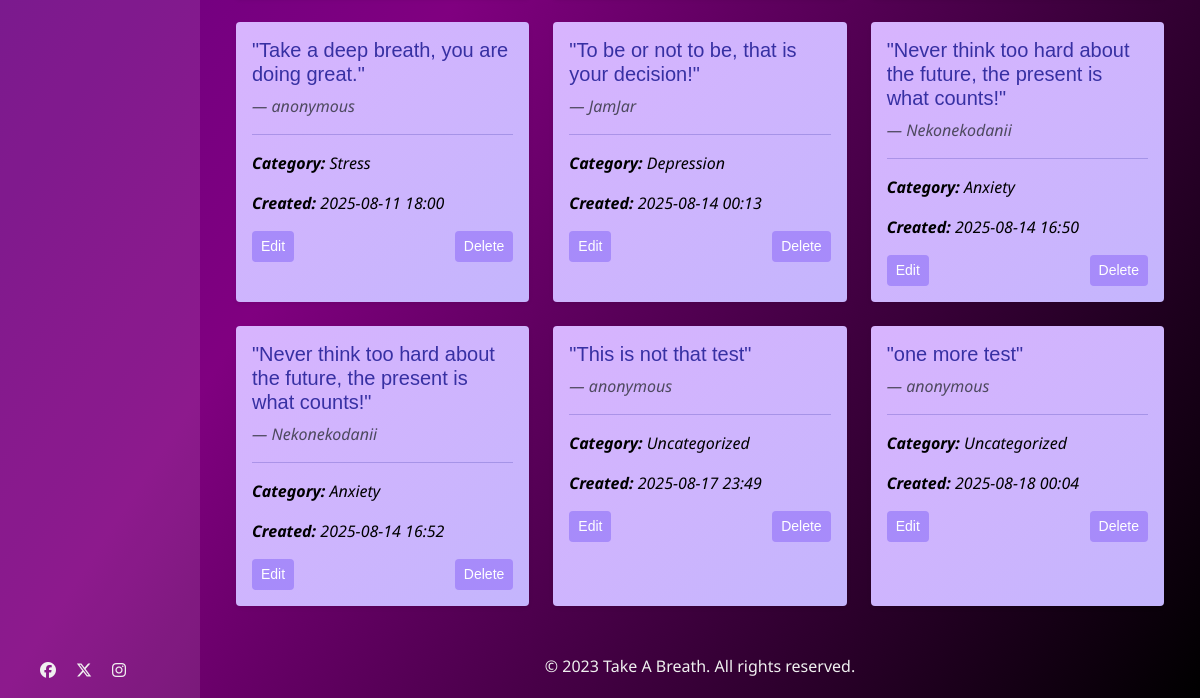
Before: /my-notes/ (signed in, lower part) with the older database file.
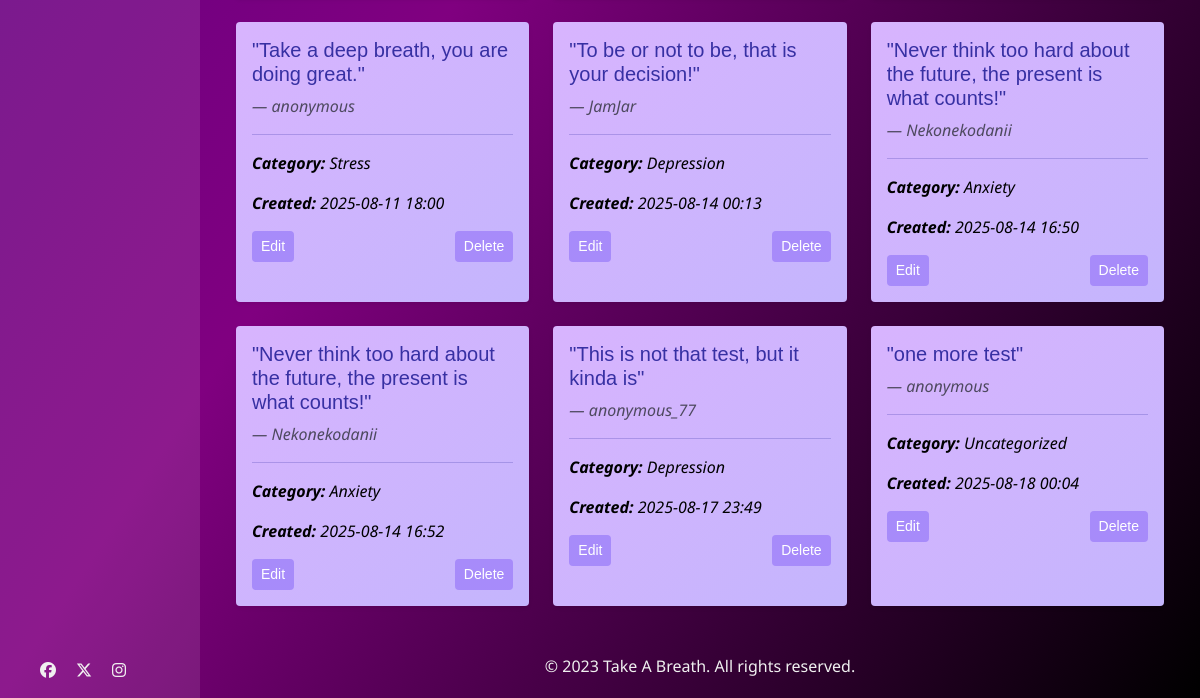
After: the same page with the newer database file.
### quote/models.py (models this page shows, shortened)
class Note(models.Model):
    CATEGORY = (
        (0, "Uncategorized"),
        (1, "Stress"),
        (2, "Depression"),
        (3, "Anxiety"),
    )
    STATUS = (
        (0, "Pending"),
        (1, "Approved"),
        (2, "Denied"),
    )
    content = models.CharField(max_length=100)
    name = models.CharField(max_length=100, default='anonymous', blank=True)
    created_on = models.DateTimeField(auto_now_add=True)
    status = models.IntegerField(choices=STATUS, default=0)
    category = models.IntegerField(choices = CATEGORY, default=0, blank=True)
    author = models.ForeignKey(
        User,
        on_delete=models.SET(get_removed_user),
        related_name="notes",
    )
    class Meta:
        ordering = ["created_on"] # Order by creation date in ascending order

### quote/views.py (the view)
# urls.py: path('my-notes/', views.MyNotesView.as_view(), name='my_notes'),
class MyNotesView(LoginRequiredMixin, ListView):
    model = Note
    template_name = "quote/my-notes.html"
    context_object_name = "notes"
    pending_notes = Note.objects.filter(status=0).order_by("created_on")
    def get_queryset(self):
        return Note.objects.filter(author=self.request.user)

### quote/templates/quote/my-notes.html (shortened to what this page needs)
{% extends "base.html" %} {% block content %}
<div class="container my-4" id="my-notes-container">
  {% if notes %}
  <div class="row">
    {% for note in notes %} {% if note.status == 1 %}
    <div class="col-md-4 mb-4">
      <div  class="card note-card h-100 shadow-sm">
        <div class="card-body">
          <h5 class="card-title">"{{ note.content }}"</h5>
          <p class="text-muted mb-2">— {{ note.name }}</p>
          <hr />
          <p class="card-info-text"><strong>Category:</strong> {{ note.get_category_display }}</p>
          <p class="card-info-text">
            <strong>Created:</strong> {{ note.created_on|date:"Y-m-d H:i" }}
          </p>
          <div class="d-flex justify-content-between">
            <a href="{% url 'edit_note' note.pk %}" class="btn btn-sm btn-theme"
              >Edit</a
            >
            <a
              href="{% url 'delete_note' note.pk %}"
              class="btn btn-sm btn-theme"
              >Delete</a
            >
          </div>
        </div>
      </div>
    </div>
    {% endif %} {% endfor %}
  </div>
  {% else %}
  <p>No approved notes.</p>
  {% endif %}
</div>
{% endblock %}

Changed rows visible on the page:
changed Note: content "This is not that test" → "This is not that test, but it kinda is"; name "anonymous" → "anonymous_77"; category "Uncategorized" → "Depression"
